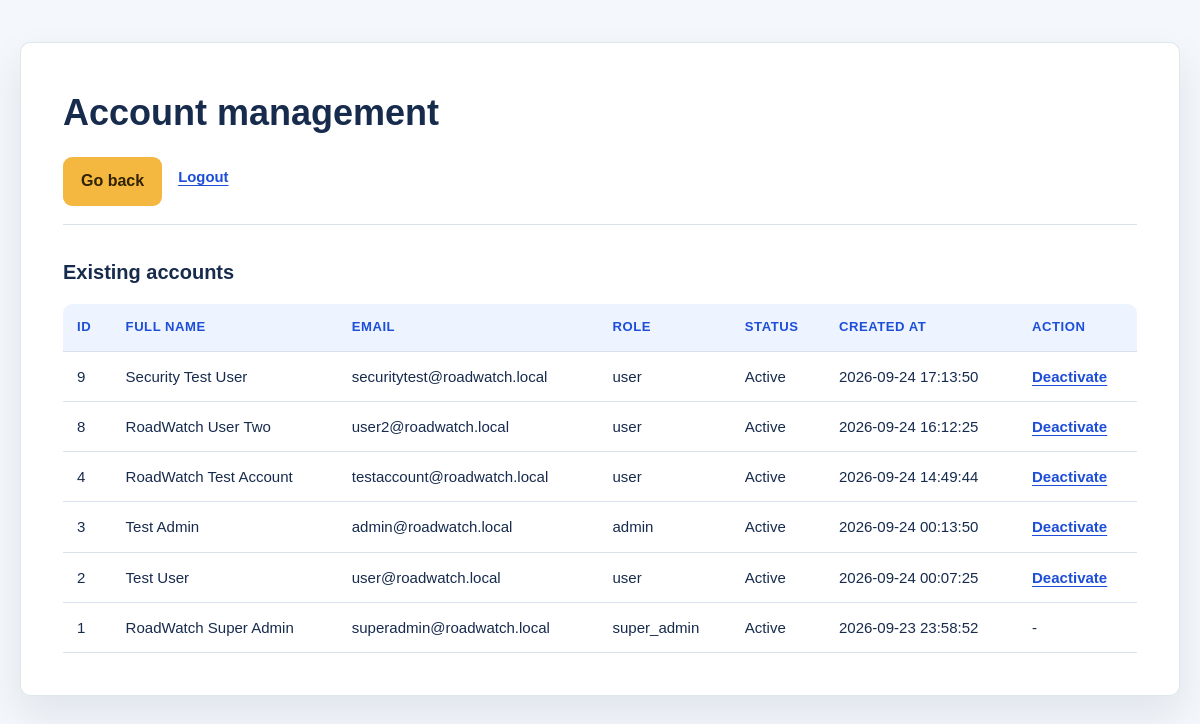
The app's page /superadmin/existing_accounts.php (signed in) with its own data.
### tables this page shows
CREATE TABLE `users` (
  `id` int(11) NOT NULL,
  `full_name` varchar(150) NOT NULL,
  `email` varchar(255) NOT NULL,
  `password_hash` varchar(255) NOT NULL,
  `security_question` varchar(255) NOT NULL,
  `security_answer` varchar(255) NOT NULL,
  `role` enum('user','admin','super_admin') NOT NULL,
  `is_active` tinyint(1) NOT NULL DEFAULT 1,
  `created_by` int(11) DEFAULT NULL,
  `created_at` datetime NOT NULL DEFAULT current_timestamp()
);

### superadmin/existing_accounts.php (the view, shortened to what this page needs)
<?php
require '../includes/db.php';
$accounts_result = mysqli_query(
    $conn,
    'SELECT id, full_name, email, role, is_active, created_at FROM users ORDER BY created_at DESC'
);
?>
<!DOCTYPE html>
<html lang="en">
<head>
    <link rel="stylesheet" href="../includes/style.css">
</head>
<body>
    <main class="page-shell">
        <section class="panel">
            <h1>Account management</h1>
            <nav class="nav-links"><a class="button accent" href="../superadmin/accounts.php">Go back</a><a href="../auth/logout.php">Logout</a></nav>
            <h2>Existing accounts</h2>
            <div class="table-wrap">
                <table>
                    <tr>
                        <th>ID</th>
                        <th>Full Name</th>
                        <th>Email</th>
                        <th>Role</th>
                        <th>Status</th>
                        <th>Created At</th>
                        <th>Action</th>
                    </tr>
                    <?php while ($account = mysqli_fetch_assoc($accounts_result)): ?><tr>
                            <td><?php echo $account['id']; ?></td>
                            <td><?php echo htmlspecialchars($account['full_name']); ?></td>
                            <td><?php echo htmlspecialchars($account['email']); ?></td>
                            <td><?php echo htmlspecialchars($account['role']); ?></td>
                            <td><?php echo $account['is_active'] ? 'Active' : 'Inactive'; ?></td>
                            <td><?php echo htmlspecialchars($account['created_at']); ?></td>
                            <td><?php if ((int) $account['id'] !== (int) $_SESSION['user_id']): ?><a href="toggle_account.php?id=<?php echo $account['id']; ?>"><?php echo $account['is_active'] ? 'Deactivate' : 'Activate'; ?></a><?php else: ?>-<?php endif; ?></td>
                        </tr><?php endwhile; ?>
                </table>
            </div>
        </section>
    </main>
</body>
</html>

### includes/style.css (style rules this page uses)
:root { --ink: #172b4d; --muted: #667085; --line: #d9e2ec; --paper: #ffffff; --canvas: #f4f7fb; --brand: #2563eb; --brand-dark: #1d4ed8; --brand-soft: #eaf1ff; --accent: #f4b740; --danger: #c62828; --shadow: 0 18px 42px rgba(23, 43, 77, 0.09); }
* { box-sizing: border-box; }
body { margin: 0; min-height: 100vh; color: var(--ink); background: var(--canvas); font: 16px/1.55 "Trebuchet MS", Verdana, sans-serif; }
a { color: var(--brand-dark); font-weight: 700; text-underline-offset: 3px; }
.page-shell { width: min(1160px, calc(100% - 32px)); margin: 42px auto; }
.panel { padding: clamp(24px, 4vw, 42px); background: rgba(255, 255, 255, 0.97); border: 1px solid rgba(219, 231, 232, 0.95); border-radius: 10px; box-shadow: var(--shadow); }
.panel h1, .panel h2 { margin-top: 0; letter-spacing: 0; }
.panel h1 { margin-bottom: 8px; font-size: clamp(1.65rem, 3vw, 2.3rem); }
.panel h2 { margin-top: 32px; font-size: 1.25rem; }
.actions, .nav-links { display: flex; flex-wrap: wrap; gap: 10px 16px; align-items: center; }
.nav-links { margin: 0 0 28px; padding: 0 0 18px; border-bottom: 1px solid var(--line); }
.nav-links a:not(.button) { font-size: 0.93rem; }
button, .button { display: inline-block; margin-top: 8px; padding: 12px 18px; border: 0; border-radius: 9px; background: var(--brand); color: #fff; cursor: pointer; font: inherit; font-weight: 700; text-decoration: none; }
.button.accent { background: var(--accent); color: #312300; }
.table-wrap { overflow-x: auto; }
table { width: 100%; border-collapse: separate; border-spacing: 0; background: var(--paper); font-size: 0.94rem; }
th, td { padding: 13px 14px; border-bottom: 1px solid var(--line); text-align: left; vertical-align: top; }
th { background: #eef4ff; color: #1d4ed8; font-size: 0.82rem; letter-spacing: 0.04em; text-transform: uppercase; white-space: nowrap; }
th:first-child { border-radius: 9px 0 0 0; }
th:last-child { border-radius: 0 9px 0 0; }

### records on screen
users: id "9", full_name "Security Test User", email "securitytest@roadwatch.local", role "user", is_active "Active", created_at "2026-09-24 17:13:50"
users: id "8", full_name "RoadWatch User Two", email "user2@roadwatch.local", role "user", is_active "Active", created_at "2026-09-24 16:12:25"
users: id "4", full_name "RoadWatch Test Account", email "testaccount@roadwatch.local", role "user", is_active "Active", created_at "2026-09-24 14:49:44"
users: id "3", full_name "Test Admin", email "admin@roadwatch.local", role "admin", is_active "Active", created_at "2026-09-24 00:13:50"
users: id "2", full_name "Test User", email "user@roadwatch.local", role "user", is_active "Active", created_at "2026-09-24 00:07:25"
users: id "1", full_name "RoadWatch Super Admin", email "superadmin@roadwatch.local", role "super_admin", is_active "Active", created_at "2026-09-23 23:58:52"
